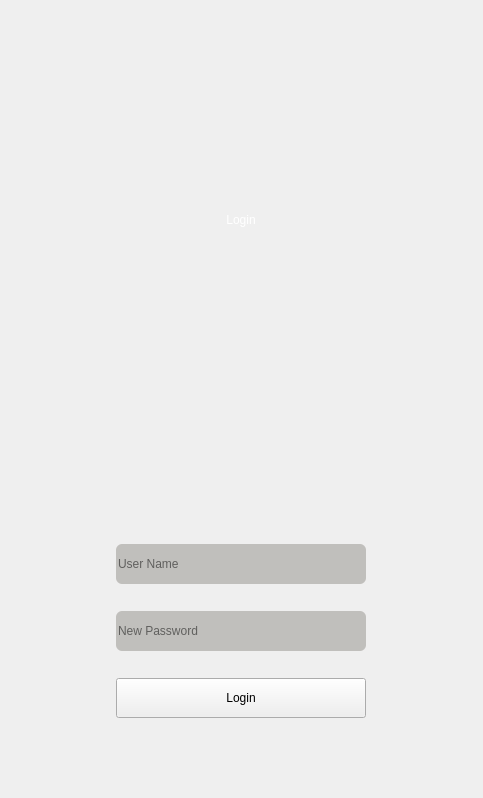
<?xml version="1.0" encoding="UTF-8"?>
<ui version="4.0">
 <class>MainWindow</class>
 <widget class="QMainWindow" name="MainWindow">
  <property name="enabled">
   <bool>true</bool>
  </property>
  <property name="geometry">
   <rect>
    <x>0</x>
    <y>0</y>
    <width>483</width>
    <height>798</height>
   </rect>
  </property>
  <property name="sizePolicy">
   <sizepolicy hsizetype="Fixed" vsizetype="Fixed">
    <horstretch>0</horstretch>
    <verstretch>0</verstretch>
   </sizepolicy>
  </property>
  <property name="minimumSize">
   <size>
    <width>483</width>
    <height>798</height>
   </size>
  </property>
  <property name="maximumSize">
   <size>
    <width>483</width>
    <height>859</height>
   </size>
  </property>
  <property name="sizeIncrement">
   <size>
    <width>483</width>
    <height>859</height>
   </size>
  </property>
  <property name="baseSize">
   <size>
    <width>483</width>
    <height>859</height>
   </size>
  </property>
  <property name="windowTitle">
   <string>Login</string>
  </property>
  <property name="styleSheet">
   <string notr="true">background-color: rgb(19, 17, 17);
ColorButton::enabled {
    border-radius: 0px;
    border: 1px solid #444444;
}

ColorButton::disabled {
    border-radius: 0px;
    border: 1px solid #AAAAAA;
}</string>
  </property>
  <property name="unifiedTitleAndToolBarOnMac">
   <bool>false</bool>
  </property>
  <widget class="QWidget" name="centralwidget">
   <layout class="QGridLayout" name="gridLayout">
    <property name="topMargin">
     <number>200</number>
    </property>
    <property name="bottomMargin">
     <number>80</number>
    </property>
    <property name="horizontalSpacing">
     <number>36</number>
    </property>
    <property name="verticalSpacing">
     <number>27</number>
    </property>
    <item row="1" column="0">
     <widget class="QLabel" name="label_22">
      <property name="minimumSize">
       <size>
        <width>250</width>
        <height>250</height>
       </size>
      </property>
      <property name="maximumSize">
       <size>
        <width>250</width>
        <height>250</height>
       </size>
      </property>
      <property name="styleSheet">
       <string notr="true">gridline-color: rgb(192, 191, 188);</string>
      </property>
      <property name="text">
       <string/>
      </property>
      <property name="pixmap">
       <pixmap resource="qrcc.qrc">:/images/pp.png</pixmap>
      </property>
      <property name="scaledContents">
       <bool>true</bool>
      </property>
      <property name="alignment">
       <set>Qt::AlignCenter</set>
      </property>
     </widget>
    </item>
    <item row="0" column="0">
     <widget class="QLabel" name="label">
      <property name="minimumSize">
       <size>
        <width>250</width>
        <height>40</height>
       </size>
      </property>
      <property name="maximumSize">
       <size>
        <width>250</width>
        <height>40</height>
       </size>
      </property>
      <property name="styleSheet">
       <string notr="true">font: 25pt &quot;Cantarell&quot;;
color: qlineargradient(spread:pad, x1:0.462, y1:0.517, x2:1, y2:1, stop:0 rgba(98, 160, 234, 255), stop:1 rgba(255, 255, 255, 255));</string>
      </property>
      <property name="text">
       <string>Login</string>
      </property>
      <property name="alignment">
       <set>Qt::AlignCenter</set>
      </property>
     </widget>
    </item>
    <item row="4" column="0">
     <widget class="QLineEdit" name="lineEdit_19">
      <property name="minimumSize">
       <size>
        <width>250</width>
        <height>40</height>
       </size>
      </property>
      <property name="maximumSize">
       <size>
        <width>250</width>
        <height>40</height>
       </size>
      </property>
      <property name="styleSheet">
       <string notr="true">background-color: rgb(192, 191, 188);border-radius:6px;color:black;</string>
      </property>
      <property name="echoMode">
       <enum>QLineEdit::Password</enum>
      </property>
      <property name="placeholderText">
       <string>New Password</string>
      </property>
     </widget>
    </item>
    <item row="5" column="0">
     <widget class="QPushButton" name="pushButton_20">
      <property name="sizePolicy">
       <sizepolicy hsizetype="Minimum" vsizetype="Fixed">
        <horstretch>0</horstretch>
        <verstretch>0</verstretch>
       </sizepolicy>
      </property>
      <property name="minimumSize">
       <size>
        <width>250</width>
        <height>40</height>
       </size>
      </property>
      <property name="maximumSize">
       <size>
        <width>250</width>
        <height>40</height>
       </size>
      </property>
      <property name="styleSheet">
       <string notr="true">selection-color: rgb(53, 132, 228);
background-color: rgb(94, 92, 100);color:white;border-radius:6px;
ColorButton::enabled {
    border-radius: 0px;
    border: 1px solid #444444;
}

ColorButton::disabled {
    border-radius: 0px;
    border: 1px solid #AAAAAA;
}</string>
      </property>
      <property name="text">
       <string>Login</string>
      </property>
      <property name="flat">
       <bool>false</bool>
      </property>
     </widget>
    </item>
    <item row="2" column="0">
     <widget class="QLineEdit" name="lineEdit_21">
      <property name="minimumSize">
       <size>
        <width>250</width>
        <height>40</height>
       </size>
      </property>
      <property name="maximumSize">
       <size>
        <width>250</width>
        <height>40</height>
       </size>
      </property>
      <property name="styleSheet">
       <string notr="true">background-color: rgb(192, 191, 188);border-radius:6px;color:black;</string>
      </property>
      <property name="placeholderText">
       <string>User Name</string>
      </property>
     </widget>
    </item>
   </layout>
  </widget>
 </widget>
 <resources>
  <include location="qrcc.qrc"/>
 </resources>
 <connections/>
</ui>
